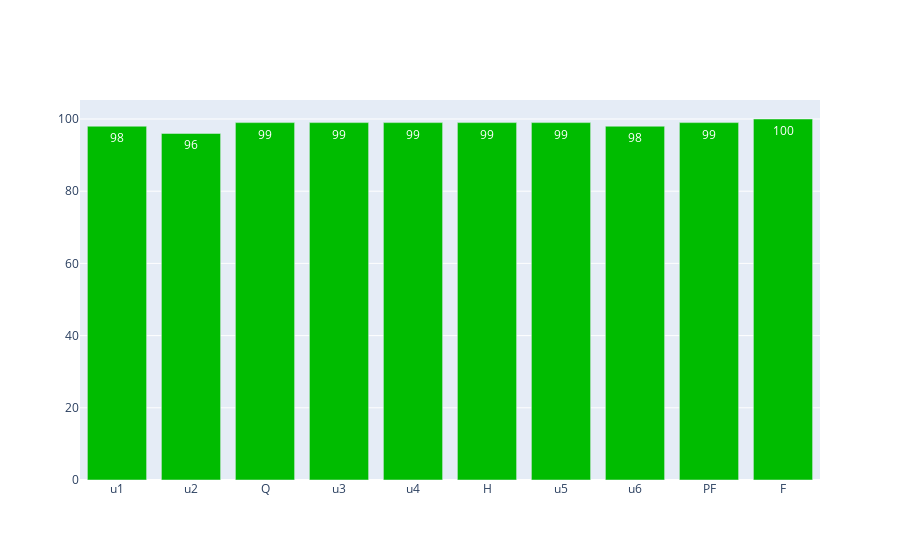

Here is the notebook cell this chart was saved with:
### Code cell
from plotly.graph_objs import *
def attdata():
    att=data[['ATTENDENCE_U1(%)','ATTENDENCE_U2(%)','ATTENDENCE_Q(%)','ATTENDENCE_U3(%)','ATTENDENCE_U4(%)','ATTENDENCE_H(%)','ATTENDENCE_U5(%)','ATTENDENCE_U6(%)','ATTENDENCE_PF(%)','ATTENDENCE_F(%)']]
    att_data=att.rename(columns={'ATTENDENCE_U1(%)':'u1','ATTENDENCE_U2(%)':'u2','ATTENDENCE_Q(%)':'Q','ATTENDENCE_U3(%)':'u3','ATTENDENCE_U4(%)':'u4','ATTENDENCE_H(%)':'H','ATTENDENCE_U5(%)':'u5','ATTENDENCE_U6(%)':'u6','ATTENDENCE_PF(%)':'PF','ATTENDENCE_F(%)':'F'})
    s=att_data.loc[student_id]
    y=s.tolist()
    x = s.index

        # Use textposition='auto' for direct text
    fig = go.Figure(data=[go.Bar(
            x=x, y=y,
            text=y,
            textposition='auto',
            marker_color='rgb(0,188,0)'
        )])
    fig.show()
attdata()

### Figure 1 — Plotly figure (JSON) as saved in the notebook; plotly's stock layout.template omitted (floating-point values rounded to 4 significant figures)
{"data": [{"marker": {"color": "rgb(0,188,0)"}, "text": ["98", "96", "99", "99", "99", "99", "99", "98", "99", "100"], "textposition": "auto", "type": "bar", "x": ["u1", "u2", "Q", "u3", "u4", "H", "u5", "u6", "PF", "F"], "y": [98, 96, 99, 99, 99, 99, 99, 98, 99, 100]}], "layout": {}}
